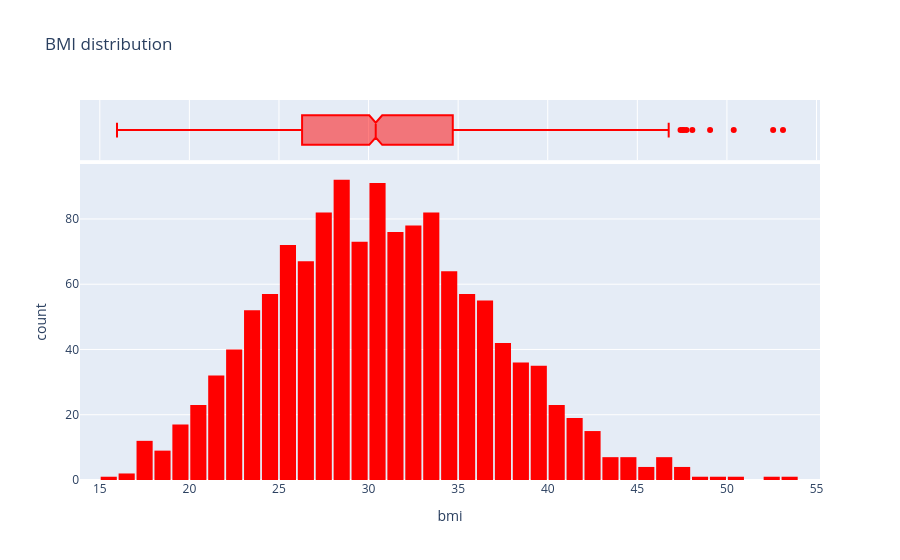

Here is the notebook cell this chart was saved with:
### Markdown cell above
* BMI

### Code cell
fig = px.histogram(
    medical_df,
    x='bmi',
    marginal='box',
    color_discrete_sequence=['red'],
    nbins=47, # bin for each year. Calculated from min and max age in the dataset.
    title="BMI distribution"
)
fig.update_layout(bargap=0.1)
fig.show()

### Figure 1 — Plotly figure (JSON) as saved in the notebook; plotly's stock layout.template omitted (floating-point values rounded to 4 significant figures; data arrays with more than 128 entries replaced by an {"elided": "..."} marker saying what was removed)
{"data": [{"bingroup": "x", "hovertemplate": "bmi=%{x}<br>count=%{y}<extra></extra>", "legendgroup": "", "marker": {"color": "red", "pattern": {"shape": ""}}, "name": "", "nbinsx": 47, "orientation": "v", "showlegend": false, "type": "histogram", "x": {"elided": "1338 float values"}, "xaxis": "x", "yaxis": "y"}, {"hovertemplate": "bmi=%{x}<extra></extra>", "legendgroup": "", "marker": {"color": "red"}, "name": "", "notched": true, "showlegend": false, "type": "box", "x": {"elided": "1338 float values"}, "xaxis": "x2", "yaxis": "y2"}], "layout": {"bargap": 0.1, "barmode": "relative", "legend": {"tracegroupgap": 0}, "title": {"text": "BMI distribution"}, "xaxis": {"anchor": "y", "domain": [0, 1], "title": {"text": "bmi"}}, "xaxis2": {"anchor": "y2", "domain": [0, 1], "matches": "x", "showgrid": true, "showticklabels": false}, "yaxis": {"anchor": "x", "domain": [0, 0.8316], "title": {"text": "count"}}, "yaxis2": {"anchor": "x2", "domain": [0.8416, 1], "matches": "y2", "showgrid": false, "showline": false, "showticklabels": false, "ticks": ""}}}
